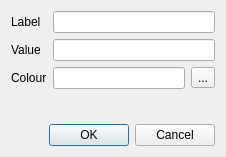
<?xml version="1.0" encoding="UTF-8"?>
<ui version="4.0">
 <class>ChartPointDialog</class>
 <widget class="QDialog" name="ChartPointDialog">
  <property name="geometry">
   <rect>
    <x>0</x>
    <y>0</y>
    <width>226</width>
    <height>157</height>
   </rect>
  </property>
  <property name="sizePolicy">
   <sizepolicy hsizetype="Fixed" vsizetype="Fixed">
    <horstretch>0</horstretch>
    <verstretch>0</verstretch>
   </sizepolicy>
  </property>
  <property name="windowTitle">
   <string>Dialog</string>
  </property>
  <layout class="QVBoxLayout" name="verticalLayout">
   <item>
    <layout class="QFormLayout" name="formLayout">
     <item row="0" column="0">
      <widget class="QLabel" name="lbLabel">
       <property name="text">
        <string>Label</string>
       </property>
      </widget>
     </item>
     <item row="1" column="0">
      <widget class="QLabel" name="lbValue">
       <property name="text">
        <string>Value</string>
       </property>
      </widget>
     </item>
     <item row="2" column="0">
      <widget class="QLabel" name="lbColour">
       <property name="text">
        <string>Colour</string>
       </property>
      </widget>
     </item>
     <item row="0" column="1">
      <widget class="QLineEdit" name="leLabel"/>
     </item>
     <item row="1" column="1">
      <widget class="QLineEdit" name="leValue"/>
     </item>
     <item row="2" column="1">
      <layout class="QHBoxLayout" name="horizontalLayout">
       <item>
        <widget class="QLineEdit" name="leColour"/>
       </item>
       <item>
        <widget class="QToolButton" name="tbColour">
         <property name="text">
          <string>...</string>
         </property>
        </widget>
       </item>
      </layout>
     </item>
    </layout>
   </item>
   <item>
    <widget class="QDialogButtonBox" name="buttonBox">
     <property name="orientation">
      <enum>Qt::Horizontal</enum>
     </property>
     <property name="standardButtons">
      <set>QDialogButtonBox::Cancel|QDialogButtonBox::Ok</set>
     </property>
    </widget>
   </item>
  </layout>
 </widget>
 <resources/>
 <connections>
  <connection>
   <sender>buttonBox</sender>
   <signal>accepted()</signal>
   <receiver>ChartPointDialog</receiver>
   <slot>accept()</slot>
   <hints>
    <hint type="sourcelabel">
     <x>248</x>
     <y>254</y>
    </hint>
    <hint type="destinationlabel">
     <x>157</x>
     <y>274</y>
    </hint>
   </hints>
  </connection>
  <connection>
   <sender>buttonBox</sender>
   <signal>rejected()</signal>
   <receiver>ChartPointDialog</receiver>
   <slot>reject()</slot>
   <hints>
    <hint type="sourcelabel">
     <x>316</x>
     <y>260</y>
    </hint>
    <hint type="destinationlabel">
     <x>286</x>
     <y>274</y>
    </hint>
   </hints>
  </connection>
 </connections>
</ui>
